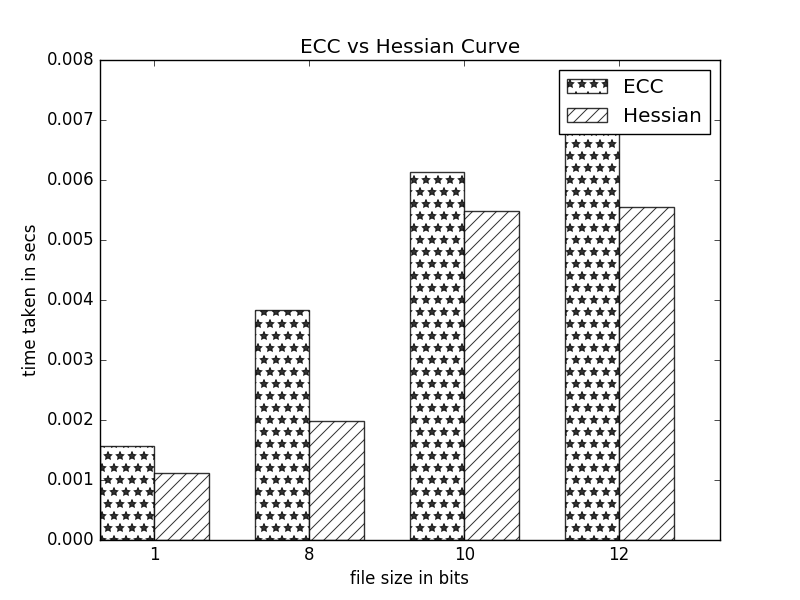

The Python source for this figure:
import numpy as np
import matplotlib.pyplot as plt
 
# data to plot
n_groups = 4
ecc_time = (0.001567,0.003833,0.006130,0.007508)
hes_time = (0.001109,0.001981,0.005481,0.005547)
 
# create plot
fig, ax = plt.subplots()
index = np.arange(n_groups)
bar_width = 0.35
opacity = 0.8





rects1 = plt.bar(index, ecc_time, bar_width,
                 alpha=opacity,
                 color='white',
                 label='ECC',edgecolor='black', hatch="*")
 
rects2 = plt.bar(index + bar_width, hes_time, bar_width,
                 alpha=opacity,
                 color='white',
                 label='Hessian',edgecolor='black', hatch="//")
 
plt.ylabel('time taken in secs')
plt.xlabel('file size in bits')
plt.title('ECC vs Hessian Curve')
plt.xticks(index + bar_width, (1,8,10,12))
plt.legend()
 

plt.show()
